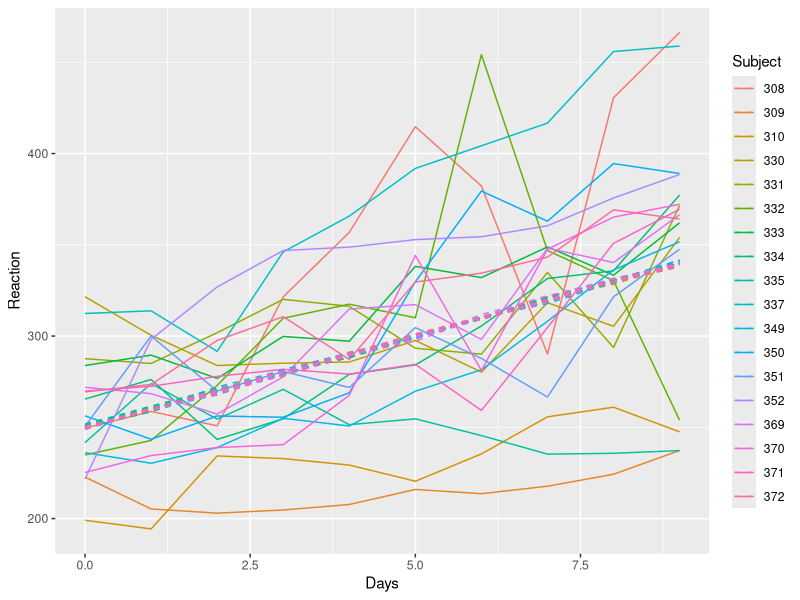

Generate this figure with R: (Note: this script raises an error after producing the figure.)
library(glmmTMB)
library(lme4)

## OR (fork)/clone/pull glmmTMB repo; git checkout -b denovo_simulation
## devtools::load_all("~/R/pkgs/glmmTMB/glmmTMB")

##  a function for mapping relevant elements of theta to corr
##  for unstructured corr matrix, n > 2, this is the 
## inverse function of get_cor() 
## see covstruct vignete, "Mapping" section
## http://glmmtmb.github.io/glmmTMB/articles/covstruct.html

## C is a correlation matrix
## convert correlation matrix to scaled correlation parameters
put_cor <- function(C) {
    cc <- chol(C)
    cc2 <- t(cc %*% diag(1/diag(cc)))
    cc2[lower.tri(cc2)]
}

## testing put_cor
C <- matrix(c(1,  0.2,  0.1,
              0.2,  1, -0.2,
              0.1,-0.2,   1),
            3, 3)

## test: round-trip (almostl results in lower triangle only)
stopifnot(all.equal(get_cor(put_cor(C)),
                    C[lower.tri(C)]))

## for *2x2 matrices only* we only need to map the *last* element
## of theta to a single correlation parameter
## (again see covstruct vignette)
rho_to_theta <- function(rho) rho/sqrt(1-rho^2)
## test
stopifnot(all.equal(get_cor(rho_to_theta(-0.2)), -0.2))

## check rho_to_theta (specific to 2x2) vs more general solution

stopifnot(all.equal(rho_to_theta(-0.2), put_cor(matrix(c(1,-0.2,-0.2,1), 2))))

## parameter vector is a bit odd: not a list, but a vector with
##  *duplicated* names corresponding to elements of the parameter lsit
make_pars <- function(pars, ...) {
    ## FIXME: check for name matches, length matches etc.
    L <- list(...)
    for (nm in names(L)) {
        pars[names(pars) == nm] <- L[[nm]]
    }
    return(pars)
}

simfun <- function(form, data, pars, show_pars = FALSE, ...) {
    ## for now assume response variable is in data
    r1 <- glmmTMB(form,
              data = data,
              ...,
              doFit = FALSE)
## construct TMB object, but don't fit it
    r2 <- fitTMB(r1, doOptim = FALSE)
    if (show_pars) return(r2$env$last.par)
    pars <- do.call("make_pars",
                    c(list(r2$env$last.par), pars))
    r2$simulate(par = pars)$yobs
}


## example 1

data("sleepstudy", package = "lme4")
set.seed(101)
ss <-
    data.frame(sleepstudy,
               s1 = simfun(Reaction ~ Days, sleepstudy, 
                           pars = list(beta = c(250, 10), betad = 2*log(47))))

library(ggplot2)
ggplot(ss, aes(x = Days, colour = Subject)) +
    geom_line(aes(y=Reaction)) +
    geom_line(aes(y=s1), lty = 2)

## example 2

## set up metadata (one 'taxon' only)

## construct covariates for model (also see tools in `faux` package?)
dd <- expand.grid(trt = factor(c("A", "B")),
                  id = factor(1:10),
                  time = 1:6)
## response var needs to exist and be legal (i.e. within the domain
##  of the response distribution, probably not all zero)
##  but not necessarily sensible
dd$y <- rep(1, nrow(dd))

## parameter values (in human-understandable terms)
## make coef var approximately = 1 across groups (SDs the same as
##   the average mean and slope across control/treatment)
sdvec <-  sqrt(c(1.5,0.15))
corval <- -0.2

## first elements of theta
##  (corresponding to sds) are on log-sd scale; last elements describe
##  the correlation
thetavec <- c(log(sdvec), rho_to_theta(corval))

par1 <- list(beta = c(1,2, 0.1, 0.2),
             betad = log(1),  ## log(theta)
             theta = thetavec)
form1 <- y~trt*time+(1+time|id)


set.seed(101)
dd$y <- simfun(form1,
               data = dd,
               family = nbinom2,
               pars = par1)

range(dd$y)

## now reconstruct by hand (with some help from lme4 machinery)
set.seed(101)
## corresponding theta values 

X <- model.matrix(~trt*time, data  = dd)

## generate random effects values
rt <- mkReTrms(findbars(form1),
               model.frame(subbars(form1), data = dd))
Z <- t(rt$Zt)
C2 <- diag(sdvec) %*% matrix(c(1, corval, corval, 1), 2) %*% diag(sdvec)
lmer_thetavec <- t(chol(C2))[c(1,2,4)]

rt$Lambdat@x <- lmer_thetavec[rt$Lind]
u <- rnorm(nrow(rt$Lambdat))
b <- t(rt$Lambdat) %*% u

eta <- drop(X %*% par1$beta + t(rt$Zt) %*% b)
mu <- exp(eta)
y <- rnbinom(nrow(dd), size = 1, mu = mu)
range(y) ## range varies a lot


## JUNK/alternatives

## do want to generate this to test out expected range of X beta + Z b
b <- MASS::mvrnorm(1, mu = rep(0,20),
                   Sigma = Matrix::.bdiag(replicate(10,
                                                    Sigma,
                                                    simplify = FALSE)))


## FIXME/TO DO:
## try this on simpler examples, e.g.
## - Gaussian (n.b. exp(betad) is residual **variance** ,
##    not sd, for gaussian family)
## - Poisson?
## - no random effects
## - check against cases that lme4 simulate() can do
##   (may not get identical answers but should be identical
##   on average, reasonable ranges)
